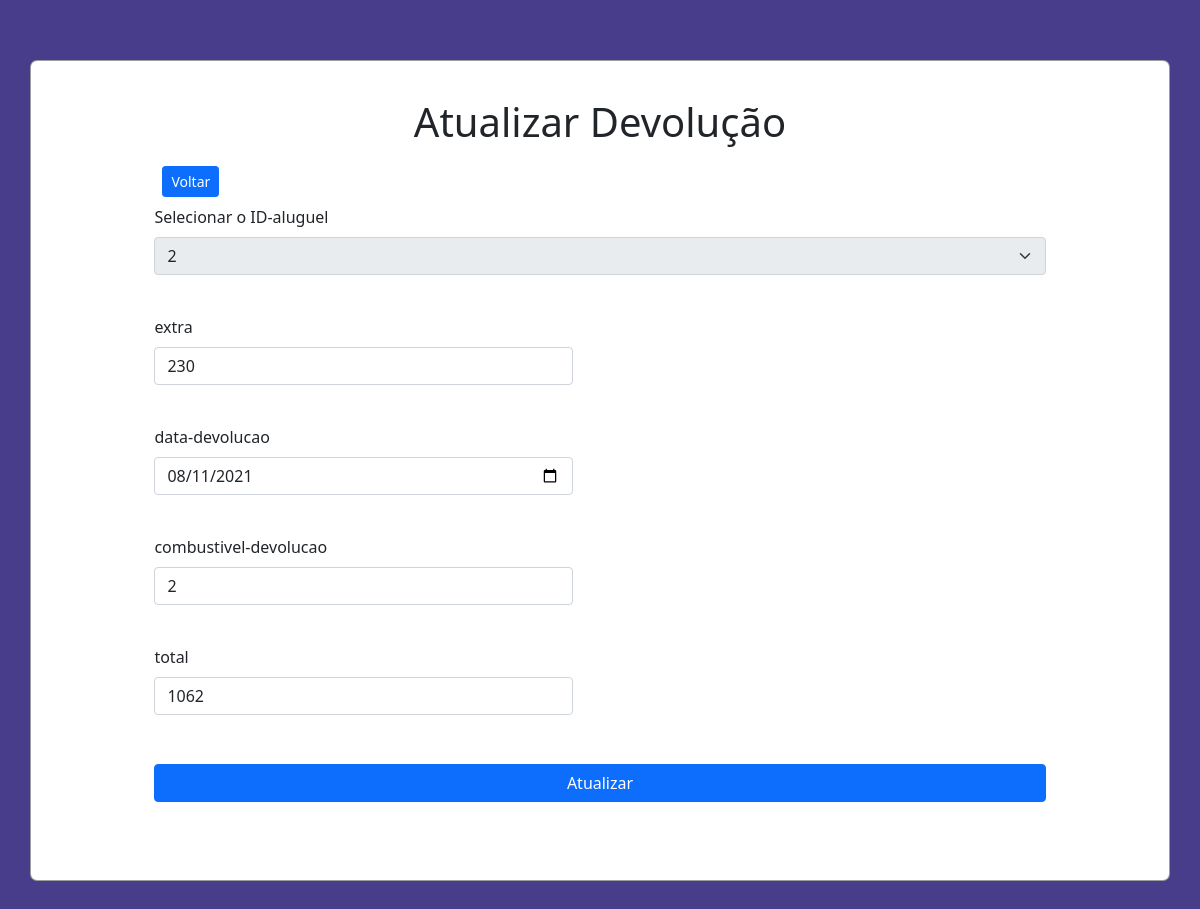
/src/views/editardevolucao.php?id=14, run on the app's committed database.
### tables this page shows
CREATE TABLE `devolucao` (
  `iddevolucao` int(11) NOT NULL,
  `total` varchar(200) NOT NULL,
  `idaluguel` int(11) NOT NULL,
  `combustiveldevolucao` varchar(200) NOT NULL,
  `extra` varchar(200) NOT NULL,
  `datadevolucao` date NOT NULL
);

### src/controller/devolucaoController.php (called while the page is built, shortened)
<?php
require_once '../model/devolucao.php';
require_once '../model/Database.php';
class devolucaoController extends devolucao
{
    protected $tabela = 'devolucao';
    public function findOne($iddevolucao)
    {
        $query = "SELECT * FROM $this->tabela WHERE iddevolucao = :id";
        $stm = Database::prepare($query);
        $stm->bindParam(':id', $iddevolucao, PDO::PARAM_INT);
        $stm->execute();
        $devolucao = new devolucao(null, null, null, null, null, null, null, null,null);
        foreach ($stm->fetchAll() as $ven) {
            $devolucao->setiddevolucao($ven->iddevolucao);
            $devolucao->setidaluguel($ven->idaluguel);
            $devolucao->settotal($ven->total);
            $devolucao->setdatadevolucao($ven->datadevolucao);
            $devolucao->setextra($ven->extra);
            $devolucao->setcombustiveldevolucao($ven->combustiveldevolucao);
        }
        return $devolucao;
    }
}

### src/model/devolucao.php (called while the page is built)
<?php
class  devolucao
{
    private $iddevolucao;
    private $idaluguel;
    private $total;
    private $extra;
    private $datadevolucao;
    private $combustiveldevolucao;
    public function __construct($iddevolucao,$idaluguel,$total,$extra,$datadevolucao,$combustiveldevolucao)
    {
        $this->iddevolucao = $iddevolucao;
        $this->idaluguel = $idaluguel;
        $this->total = $total;
        $this->extra = $extra;
        $this->datadevolucao = $datadevolucao;
        $this->combustiveldevolucao = $combustiveldevolucao;
    }
    public function getiddevolucao()
    {
        return $this->iddevolucao;
    }
    public function getidaluguel()
    {
        return $this->idaluguel;
    }
    public function gettotal()
    {
        return $this->total;
    }
    public function getextra()
    {
        return $this->extra;
    }
    public function getdatadevolucao()
    {
        return $this->datadevolucao;
    }
    public function getcombustiveldevolucao()
    {
        return $this->combustiveldevolucao;
    }
    public function setiddevolucao($iddevolucao)
    {
        $this->iddevolucao = $iddevolucao;
    }
    public function setidaluguel($idaluguel)
    {
        $this->idaluguel = $idaluguel;
    }
    public function settotal($total)
    {
        $this->total = $total;
    }
    public function setextra($extra)
    {
        $this->extra = $extra;
    }
    public function setdatadevolucao($datadevolucao)
    {
        $this->datadevolucao = $datadevolucao;
    }
    public function setcombustiveldevolucao($combustiveldevolucao)
    {
        $this->combustiveldevolucao = $combustiveldevolucao;
    }
}

### src/model/Database.php (called while the page is built, shortened)
<?php
class Database
{
    private static $instance;
    public static function getInstance()
    {
        if (!isset(self::$instance)) {
            try {
                self::$instance = new PDO('mysql:host=' . HOST . '; dbname=' . BASE, USER, PASS);
                self::$instance->setAttribute(PDO::ATTR_ERRMODE, PDO::ERRMODE_EXCEPTION);
                self::$instance->setAttribute(PDO::ATTR_DEFAULT_FETCH_MODE, PDO::FETCH_OBJ);
            } catch (PDOException $error) {
                echo $error->getMessage();
            }
        }
        return self::$instance;
    }
    public static function prepare($sql)
    {
        return self::getInstance()->prepare($sql);
    }
}

### src/controller/VendasController.php (called while the page is built, shortened)
<?php
require_once '../model/Venda.php';
require_once '../model/Database.php';
class VendasController extends aluguel
{
    protected $tabela = 'aluguel';
    public function findAll()
    {
        $query = "SELECT * FROM $this->tabela";
        $stm = Database::prepare($query);
        $stm->execute();
        $aluguels = array();
        foreach ($stm->fetchAll() as $aluguel) {
             $query2 = "SELECT * FROM itemaluguel WHERE idaluguel = $aluguel->idaluguel";
             $stm2 = Database::prepare($query2);
             $stm2->execute();
             $a = $stm2->fetch(PDO::FETCH_OBJ);
             $query3 = "SELECT * FROM veiculo WHERE idveiculo = $a->idveiculo";
             $stm3 = Database::prepare($query3);
             $stm3->execute();
             $b = $stm3->fetch(PDO::FETCH_OBJ);
            array_push(
                $aluguels,
                new aluguel($aluguel->idaluguel, $aluguel->idcliente, $aluguel->diaria, $aluguel->datalocacao, $aluguel->combustivelatual,$b->nome, $aluguel->ativo )
            );
        }
        return $aluguels;
    }
}

### src/model/Venda.php (called while the page is built, shortened)
<?php
class aluguel
{
    private $idaluguel;
    public function __construct($idaluguel, $idcliente,$diaria,$datalocacao,$combustivelatual,$nome,$ativo)
    {
        $this->idaluguel = $idaluguel;
    }
    public function getidaluguel()
    {
        return $this->idaluguel;
    }
}

### src/views/editardevolucao.php (the view, shortened to what this page needs)
<?php
require_once '../controller/VendasController.php';
require '../controller/devolucaoController.php';
$iddevolucao = $_GET['id'];
$devolucao = new devolucaoController();
$alugues = new VendasController();
$devolucao->setiddevolucao($iddevolucao);
$devolucao->setidaluguel($devolucao->findOne($iddevolucao)->getidaluguel());
$devolucao->settotal($devolucao->findOne($iddevolucao)->gettotal());
$devolucao->setextra($devolucao->findOne($iddevolucao)->getextra());
$devolucao->setdatadevolucao($devolucao->findOne($iddevolucao)->getdatadevolucao());
$devolucao->setcombustiveldevolucao($devolucao->findOne($iddevolucao)->getcombustiveldevolucao());
?>
<!DOCTYPE html>
<html lang="pt_br">
<head>
    <link href="https://cdn.jsdelivr.net/npm/bootstrap@5.0.1/dist/css/bootstrap.min.css" rel="stylesheet">
    <link rel="stylesheet" href="../../public/styles/main.css">
</head>
<body>
    <div class="container">
        <h1 class="p-1 title">Atualizar Devolução</h1>
        <div class="menu p-2">
            <a href="../../index.php" class="btn btn-sm btn-primary">Voltar</a><br>
        </div>
        <form class='form' action="./editardevolucao.php?id=<?= $devolucao->getiddevolucao() ?>" method="POST">
             <div class="mb-3">
                <label for="idaluguel" class="form-label">Selecionar o ID-aluguel</label>
                <select name="idaluguel" class="form-select" id="idaluguel" disabled required>
                    <?php
                    foreach ($alugues->findAll() as $aluguel) {
                        if ($aluguel->getidaluguel() == $devolucao->getidaluguel()) { ?>
                            <option selected value="<?= $aluguel->getidaluguel() ?>"><?= $aluguel->getidaluguel() ?></option> <?php
                                                                                                                 } else { ?>
                            <option value="<?= $aluguel->getidaluguel() ?>"><?= $aluguel->getidaluguel() ?></option> <?php
                                                                                                                        }
                                                                                                                    }
                                                                                                                ?>
                </select>
            </div>
            <div class="mb-3 d-flex justify-content-between">
                <div class="input"><br>
                    <label for="extra" class="form-label">extra</label>
                    <input type="number" value="<?= $devolucao->getextra() ?>" step="any" name="extra" class="form-control" id="extra" required>
                </div>
            </div>
            <div class="mb-3 d-flex justify-content-between">
                <div class="input"><br>
                    <label for="datadevolucao" class="form-label">data-devolucao</label>
                    <input type="date" value="<?= $devolucao->getdatadevolucao() ?>" step="any" name="datadevolucao" class="form-control" min = 2021-07-09  id="datadevolucao" required>
                </div>
            </div>
            <div class="mb-3 d-flex justify-content-between">
                <div class="input"><br>
                    <label for="combustiveldevolucao" class="form-label">combustivel-devolucao</label>
                    <input type="number" value="<?= $devolucao->getcombustiveldevolucao() ?>" step="any" name="combustiveldevolucao" class="form-control" id="combustiveldevolucao" required>
                </div>
            </div>
            <div class="mb-3 d-flex justify-content-between">
                <div class="input"><br>
                    <label for="total" class="form-label">total</label>
                    <input type="number" value="<?= $devolucao->gettotal() ?>" step="any" name="total" class="form-control" id="total" required>
                </div>
            </div>
            <div class="button"><br>
                <button type="submit" class="btn btn-primary">Atualizar</button>
            </div>
        </form>
        <?php
        if (!$_POST) return;
        ?>

### public/styles/main.css (style rules this page uses)
html, body { background-color: #483D8B; }
.container { margin-top: 5%; margin-bottom: 5%; display: flex; flex-direction: column; justify-content: center; align-items: center; width: 100%; background-color: #fff; border-radius: 7px; border: 1px solid rgba(0, 0, 0, 0.384); }
.container .title { margin-top: 3%; }
.container .menu { width: 80% ; display: flex; align-items: center; justify-content: space-between; }
.container .form { width: 80%; margin-bottom: 7%; }
.container .form .input { width: 47%; }
.container .form .btn { margin-top: 1%; width: 100%; }

### data on the page
devolucao: extra "230", datadevolucao "08/11/2021", combustiveldevolucao "2", total "1062"

### other printed values
form field idaluguel "2"
